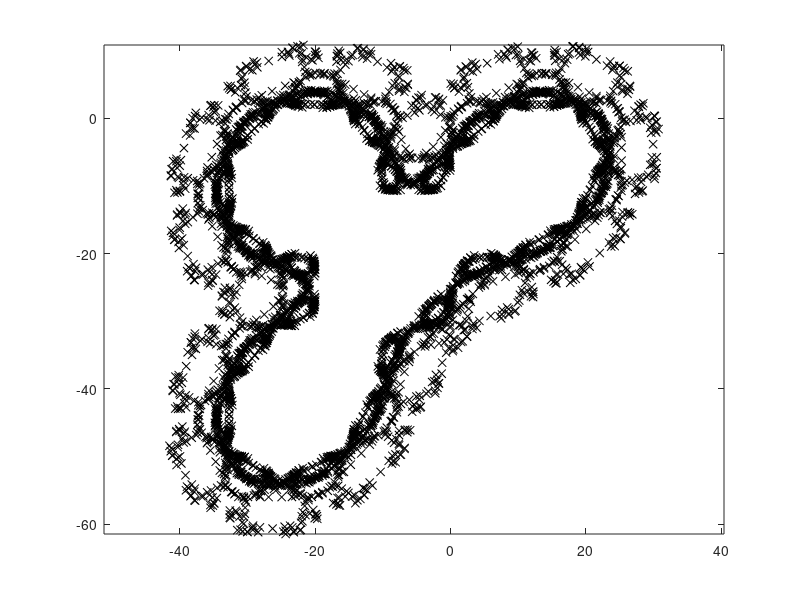

Recreate this plot in MATLAB.
clear;clc;
k=307;
a=-k/10;
b=17;
c=4;
N=5000;
f=@(x,y)(y-sign(x)*sqrt(abs(b*x-c)));
g=@(x)(a-x);
m=[0;0];
for n=1:N
    m(:,n+1)=[f(m(1,n),m(2,n)),g(m(1,n))];
end
plot(m(1,:),m(2,:),'kx');
axis equal